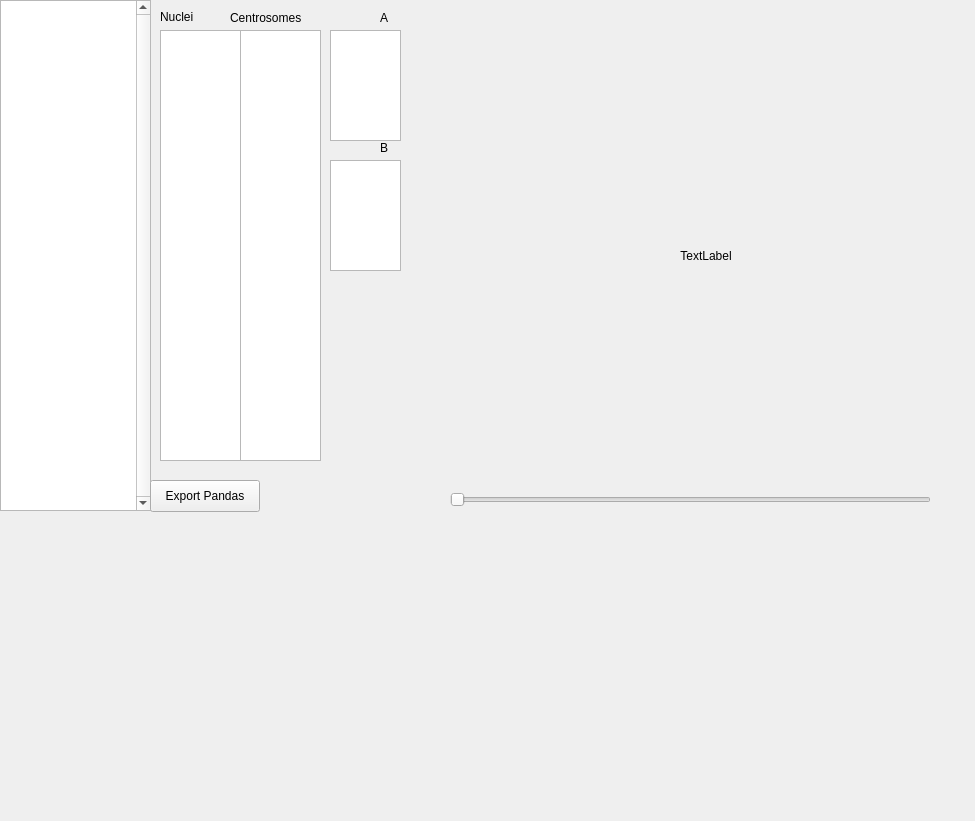
<?xml version="1.0" encoding="UTF-8"?>
<ui version="4.0">
 <class>Form</class>
 <widget class="QWidget" name="Form">
  <property name="geometry">
   <rect>
    <x>0</x>
    <y>0</y>
    <width>975</width>
    <height>821</height>
   </rect>
  </property>
  <property name="windowTitle">
   <string>Form</string>
  </property>
  <widget class="CentrosomeImageQLabel" name="movieImgLabel">
   <property name="geometry">
    <rect>
     <x>450</x>
     <y>0</y>
     <width>512</width>
     <height>512</height>
    </rect>
   </property>
   <property name="text">
    <string>TextLabel</string>
   </property>
   <property name="scaledContents">
    <bool>true</bool>
   </property>
   <property name="alignment">
    <set>Qt::AlignCenter</set>
   </property>
  </widget>
  <widget class="QTreeView" name="experimentsTreeView">
   <property name="geometry">
    <rect>
     <x>0</x>
     <y>0</y>
     <width>151</width>
     <height>511</height>
    </rect>
   </property>
   <property name="verticalScrollBarPolicy">
    <enum>Qt::ScrollBarAlwaysOn</enum>
   </property>
  </widget>
  <widget class="QListView" name="centrosomeListView">
   <property name="geometry">
    <rect>
     <x>240</x>
     <y>30</y>
     <width>81</width>
     <height>431</height>
    </rect>
   </property>
  </widget>
  <widget class="QListView" name="nucleiListView">
   <property name="geometry">
    <rect>
     <x>160</x>
     <y>30</y>
     <width>81</width>
     <height>431</height>
    </rect>
   </property>
   <property name="selectionMode">
    <enum>QAbstractItemView::SingleSelection</enum>
   </property>
  </widget>
  <widget class="QLabel" name="nucleiTitleLbl">
   <property name="geometry">
    <rect>
     <x>160</x>
     <y>10</y>
     <width>56</width>
     <height>13</height>
    </rect>
   </property>
   <property name="text">
    <string>Nuclei</string>
   </property>
  </widget>
  <widget class="QLabel" name="centrosomesTitleLbl">
   <property name="geometry">
    <rect>
     <x>230</x>
     <y>10</y>
     <width>91</width>
     <height>16</height>
    </rect>
   </property>
   <property name="text">
    <string>Centrosomes</string>
   </property>
  </widget>
  <widget class="QListView" name="centrosomeListView_A">
   <property name="geometry">
    <rect>
     <x>330</x>
     <y>30</y>
     <width>71</width>
     <height>111</height>
    </rect>
   </property>
   <property name="acceptDrops">
    <bool>true</bool>
   </property>
  </widget>
  <widget class="QListView" name="centrosomeListView_B">
   <property name="geometry">
    <rect>
     <x>330</x>
     <y>160</y>
     <width>71</width>
     <height>111</height>
    </rect>
   </property>
   <property name="acceptDrops">
    <bool>true</bool>
   </property>
  </widget>
  <widget class="QLabel" name="centrosomesTitleLbl_A">
   <property name="geometry">
    <rect>
     <x>380</x>
     <y>10</y>
     <width>16</width>
     <height>16</height>
    </rect>
   </property>
   <property name="text">
    <string>A</string>
   </property>
  </widget>
  <widget class="QLabel" name="centrosomesTitleLbl_B">
   <property name="geometry">
    <rect>
     <x>380</x>
     <y>140</y>
     <width>16</width>
     <height>16</height>
    </rect>
   </property>
   <property name="text">
    <string>B</string>
   </property>
  </widget>
  <widget class="QSlider" name="frameHSlider">
   <property name="geometry">
    <rect>
     <x>450</x>
     <y>490</y>
     <width>481</width>
     <height>20</height>
    </rect>
   </property>
   <property name="sizePolicy">
    <sizepolicy hsizetype="Expanding" vsizetype="Fixed">
     <horstretch>0</horstretch>
     <verstretch>0</verstretch>
    </sizepolicy>
   </property>
   <property name="maximum">
    <number>0</number>
   </property>
   <property name="orientation">
    <enum>Qt::Horizontal</enum>
   </property>
  </widget>
  <widget class="MplWidget" name="mplDistance" native="true">
   <property name="geometry">
    <rect>
     <x>0</x>
     <y>500</y>
     <width>891</width>
     <height>321</height>
    </rect>
   </property>
   <property name="cursor">
    <cursorShape>CrossCursor</cursorShape>
   </property>
  </widget>
  <widget class="QPushButton" name="exportButton">
   <property name="geometry">
    <rect>
     <x>150</x>
     <y>480</y>
     <width>110</width>
     <height>32</height>
    </rect>
   </property>
   <property name="text">
    <string>Export Pandas</string>
   </property>
  </widget>
 </widget>
 <customwidgets>
  <customwidget>
   <class>MplWidget</class>
   <extends>QWidget</extends>
   <header>mplwidget</header>
   <container>1</container>
  </customwidget>
  <customwidget>
   <class>CentrosomeImageQLabel</class>
   <extends>QLabel</extends>
   <header>centrosome_image_qlabel</header>
  </customwidget>
 </customwidgets>
 <resources/>
 <connections/>
</ui>
